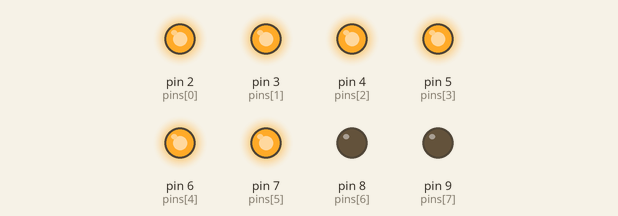
This program was run on a simulated Arduino Mega 2560, built with avr-gcc and run on an emulated ATmega2560. Shown: output pins drawn as LEDs (lit = HIGH).

Above: at 0.5 s.
At 2.5 s:
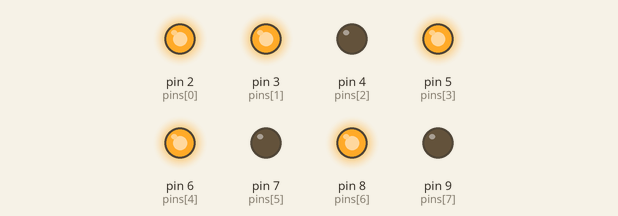
At 3.5 s:
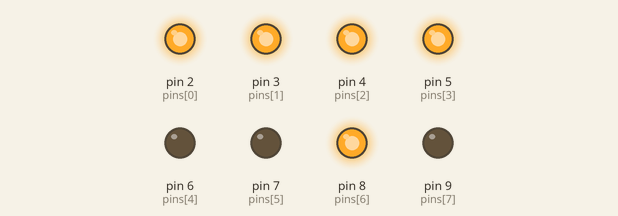
At 5.5 s:
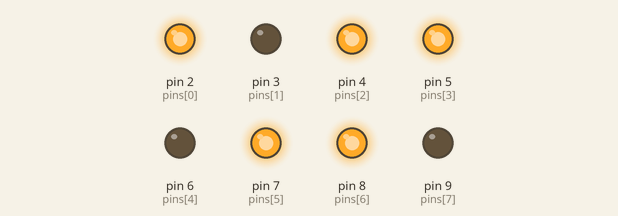
At 8.5 s:
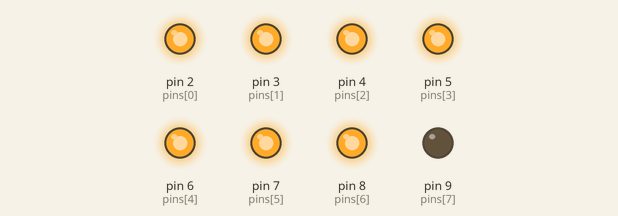
At 11.5 s:
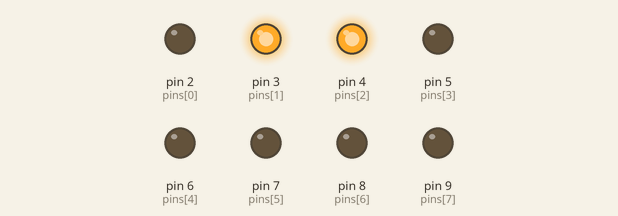
Timing chart, 0 to 13.0 s (numbered marks = the images above):
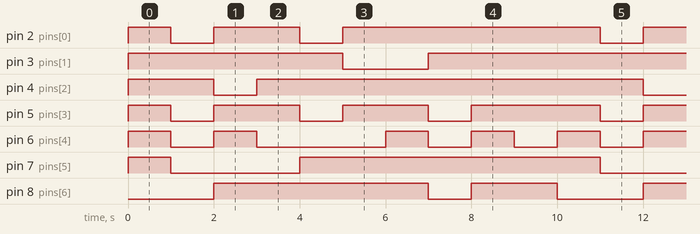

Measured:
- by itself, pin 2 (pins[0]): repeats every 10.0 s: LOW 1.0 s, HIGH 2.0 s, LOW 1.0 s, HIGH 6.0 s
- by itself, pin 3 (pins[1]): repeats every 10.0 s: LOW 2.0 s, HIGH 8.0 s
- by itself, pin 4 (pins[2]): repeats every 10.0 s: LOW 1.0 s, HIGH 9.0 s
- by itself, pin 5 (pins[3]): repeats every 10.0 s: 2 × (LOW 1.0 s, HIGH 2.0 s), LOW 1.0 s, HIGH 3.0 s
- by itself, pin 6 (pins[4]): repeats every 10.0 s: LOW 1.0 s, HIGH 1.0 s, LOW 3.0 s, 2 × (HIGH 1.0 s, LOW 1.0 s), HIGH 1.0 s
- by itself, pin 7 (pins[5]): repeats every 10.0 s: LOW 3.0 s, HIGH 7.0 s
- by itself, pin 8 (pins[6]): repeats every 10.0 s: LOW 1.0 s, HIGH 2.0 s, LOW 2.0 s, HIGH 5.0 s

The program:

main.cpp
```cpp
#include <Arduino.h>
int pins[] = {2,3,4,5,6,7,8,9};

int fndData[10][8] = {
  { 1, 1, 1, 1, 1, 1, 0, 0 }, // 0
  { 0, 1, 1, 0, 0, 0, 0, 0 }, // 1
  { 1, 1, 0, 1, 1, 0, 1, 0 }, // 2
  { 1, 1, 1, 1, 0, 0, 1, 0 }, // 3
  { 0, 1, 1, 0, 0, 1, 1, 0 }, // 4
  { 1, 0, 1, 1, 0, 1, 1, 0 }, // 5
  { 1, 0, 1, 1, 1, 1, 1, 0 }, // 6
  { 1, 1, 1, 0, 0, 1, 0, 0 }, // 7
  { 1, 1, 1, 1, 1, 1, 1, 0 }, // 8
  { 1, 1, 1, 1, 0, 1, 1, 0 }, // 9
};


void setup() {
  for (int i = 0; i < 8; i++) {
    pinMode(pins[i], OUTPUT);
  }
}

void loop() {
  for (int i = 0; i < 10; i++)  {
    for (int j = 0; j < 8; j++) {
      digitalWrite(pins[j], fndData[i][j]);
    }
    delay(1000);
  }

}
```
